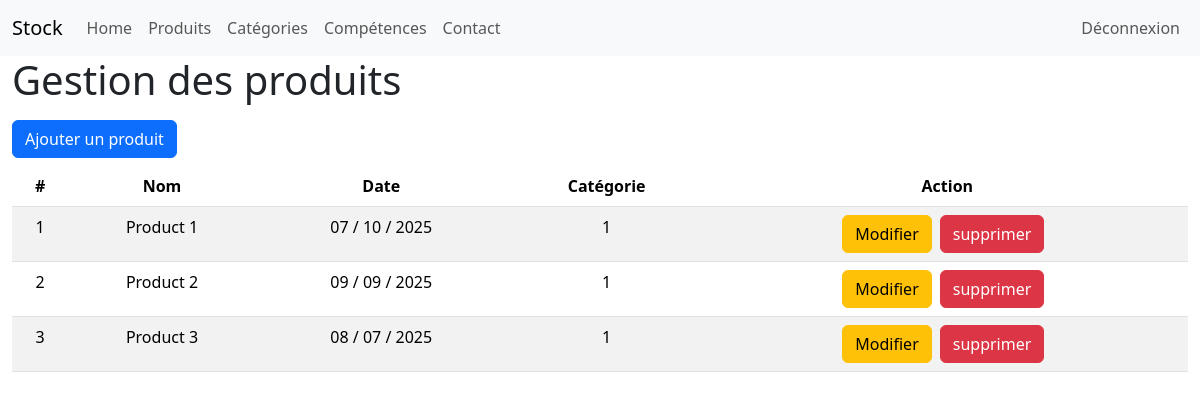
The page /admin/products.php (signed in) on the database as committed earlier.
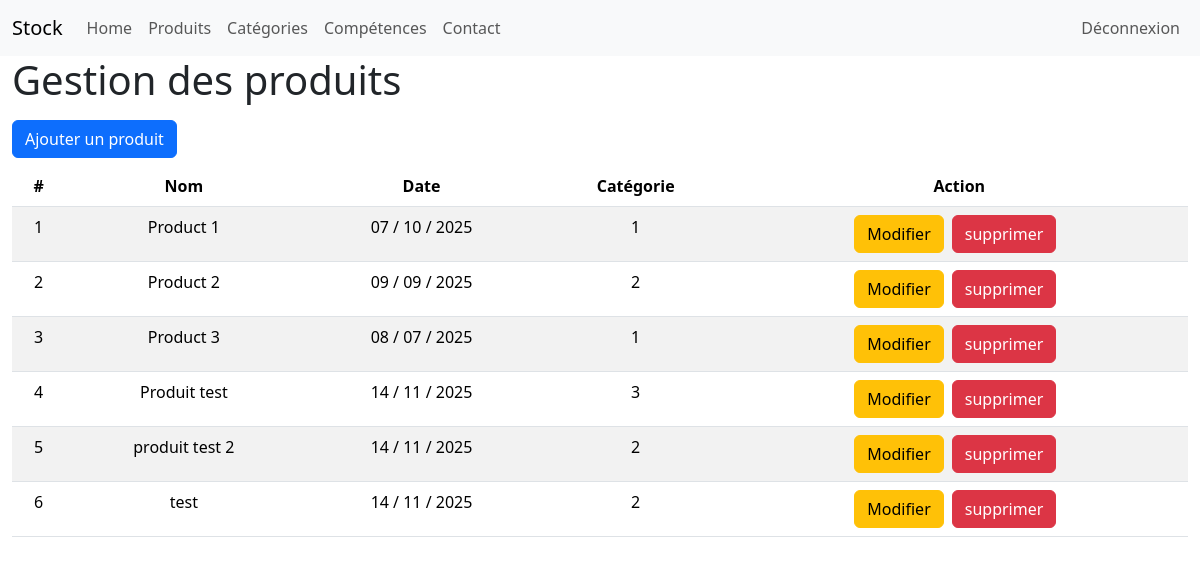
The same page on the database as committed later.
### tables this page shows
CREATE TABLE IF NOT EXISTS `products` (
  `id` int NOT NULL AUTO_INCREMENT,
  `name` varchar(100) NOT NULL,
  `date` date NOT NULL,
  `category` int NOT NULL,
  `description` text NOT NULL,
  `cover` varchar(255) NOT NULL,
  PRIMARY KEY (`id`)
);

### admin/products.php (the view, shortened to what this page needs)
<?php
    require "../config/connexion.php";
?>
<!DOCTYPE html>
<html lang="en">
<head>
    <link href="https://cdn.jsdelivr.net/npm/bootstrap@5.3.8/dist/css/bootstrap.min.css" rel="stylesheet">
    <link rel="stylesheet" href="style.css">
</head>
<body>
    <?php
        include("partials/nav.php");
    ?>
    <div class="container-fluid">
        <h1>Gestion des produits</h1>
        <a href="addProduct.php" class="btn btn-primary my-2">Ajouter un produit</a>
        <table class="table table-striped">
            <thead>
                <tr class="text-center">
                    <th>#</th>
                    <th>Nom</th>
                    <th>Date</th>
                    <th>Catégorie</th>
                    <th>Action</th>
                </tr>
            </thead>
            <tbody>
                <?php
                    $products = $bdd->query("SELECT id, name, category, DATE_FORMAT(date,'%d / %m / %Y') AS mydate FROM products");
                    while($donProd = $products->fetch())
                    {
                        echo '<tr class="text-center">';
                            echo '<td>'.$donProd['id'].'</td>';
                            echo '<td>'.$donProd['name'].'</td>';
                            echo '<td>'.$donProd['mydate'].'</td>';
                            echo '<td>'.$donProd['category'].'</td>';
                            echo '<td>';
                                echo '<a href="updateProduct.php?id='.$donProd['id'].'" class="btn btn-warning">Modifier</a>';
                                echo '<button type="button" class="btn btn-danger mx-2" data-bs-toggle="modal" data-bs-target="#deleteModal'.$donProd['id'].'">
  supprimer
</button>';
                            echo '</td>';
                        echo '</tr>';
                    }
                ?>
            </tbody>
        </table>
    </div>
</body>
</html>

### admin/partials/nav.php (shortened to what this page needs)
<nav class="navbar navbar-expand-lg bg-body-tertiary">
  <div class="container-fluid">
    <a class="navbar-brand" href="../index.php" target="_blank">Stock</a>
    <div class="collapse navbar-collapse" id="navbarNav">
      <ul class="navbar-nav">
        <li class="nav-item">
          <a class="nav-link" href="dashboard.php">Home</a>
        </li>
        <li class="nav-item">
          <a class="nav-link" href="products.php">Produits</a>
        </li>
        <li class="nav-item">
          <a class="nav-link" href="categories.php">Catégories</a>
        </li>
        <li class="nav-item">
          <a class="nav-link" href="skills.php">Compétences</a>
        </li>
        <li class="nav-item">
          <a class="nav-link" href="contact.php">Contact</a>
        </li>
      </ul>
      <ul class="navbar-nav ms-auto">
        <li>
          <a href="dashboard.php?deco=ok" class="nav-link">Déconnexion</a>
        </li>
      </ul>
    </div>
  </div>
</nav>

Rows that differ between the two databases and show on the page:
changed products "Product 2": category "1" → "2"
added products: id "4", name "Produit test", mydate "14 / 11 / 2025", category "3"
added products: id "5", name "produit test 2", mydate "14 / 11 / 2025", category "2"
added products: id "6", name "test", mydate "14 / 11 / 2025", category "2"
